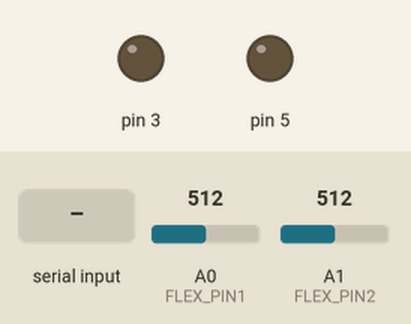
The sketch below on a simulated Arduino Uno, built with avr-gcc and run on an emulated ATmega328P. Parts: output pins drawn as LEDs (lit = HIGH). The inputs (shaded band) are chosen by the test bench; at power-on: A0 (FLEX_PIN1) = 512, A1 (FLEX_PIN2) = 512. What the sketch prints to the serial monitor is not drawn.

Above: at 1.2 s.
1.3 s: "90,45\n" received over Serial
At 1.7 s:
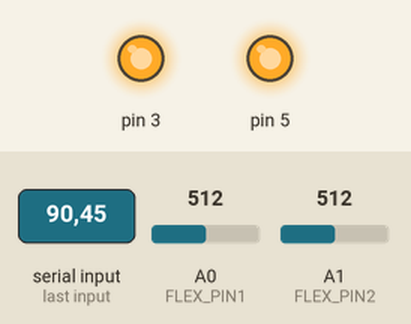
2.8 s: "30,150\n" received over Serial
At 4.0 s:
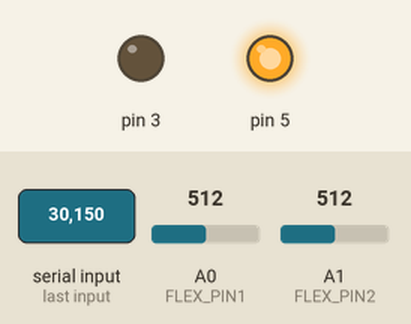
4.3 s: "4\n" received over Serial
At 5.1 s:
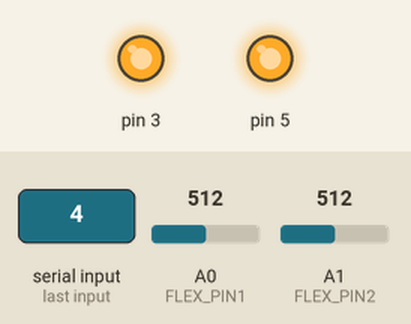
5.8 s: "3\n" received over Serial
At 6.2 s:
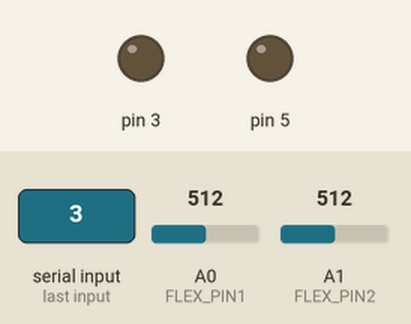
Timing chart, 0 to 8.3 s (numbered marks = the images above; inputs shaded):
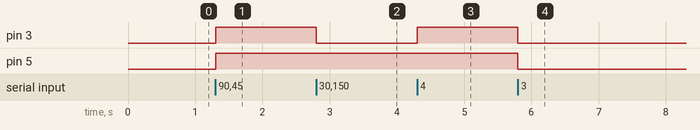

Measured:
- after the input at 1.3 s, pin 3, pin 5: LOW → HIGH at once
- after the input at 2.8 s, pin 3: HIGH → LOW at once
- after the input at 4.3 s, pin 3: LOW → HIGH at once
- after the input at 5.8 s, pin 3, pin 5: HIGH → LOW at once

The sketch:

morse_gloves_master_v2.ino
```cpp
#define ledPin 9
const int FLEX_PIN1 = A0;
const int FLEX_PIN2 = A1;
const float VCC = 4.98; // Measured voltage of Ardunio 5V line
const float R_DIV = 47500.0; // Measured resistance of 3.3k resistor
const float STRAIGHT_RESISTANCE = 37300.0; // resistance when straight
const float BEND_RESISTANCE = 90000.0; // resistance at 90 deg

int state = 0;

void setup() {
  // put your setup code here, to run once:
  Serial.begin(38400);
  pinMode(3, OUTPUT);
  pinMode(5, OUTPUT);
  pinMode(FLEX_PIN1, INPUT);
  pinMode(FLEX_PIN2, INPUT);
}

void loop() {
  // put your main code here, to run repeatedly:
  if (Serial.available() > 0) {
    state = Serial.read() - 48;
  }
  //Serial.println(state);
  if (state == 4) {
    digitalWrite(3, HIGH);
  }
  else if (state == 3) {
    digitalWrite(3, LOW);
  }

  if (state == 5) {
    digitalWrite(5, HIGH);
  }
  else if (state == 3) {
    digitalWrite(5, LOW);
  }
  int flexADC1 = analogRead(FLEX_PIN1);
  int flexADC2 = analogRead(FLEX_PIN2);
  float flexV1 = flexADC1 * VCC / 1023.0;
  float flexR1 = R_DIV * (VCC / flexV1 - 1.0);
  float flexV2 = flexADC2 * VCC / 1023.0;
  float flexR2 = R_DIV * (VCC / flexV2 - 1.0);
  //Serial.println("Resistance: " + String(flexR) + " ohms");

  // Use the calculated resistance to estimate the sensor's
  // bend angle:
  float angle1 = map(flexR1, STRAIGHT_RESISTANCE, BEND_RESISTANCE,
                     0, 90.0);
  float angle2 = map(flexR2, STRAIGHT_RESISTANCE, BEND_RESISTANCE,
                     0, 90.0);
  //Serial.println("Bend: " + String(angle) + " degrees");
  //Serial.println();
  //Serial.println(String(angle1));
  //Serial.println(String(angle2));


  if (angle1 > 200) {
    Serial.write('1');
  }


  else if (angle2 > 210) {
    Serial.write('2');
  }

  else {
    Serial.write('0');
  }


}
```
